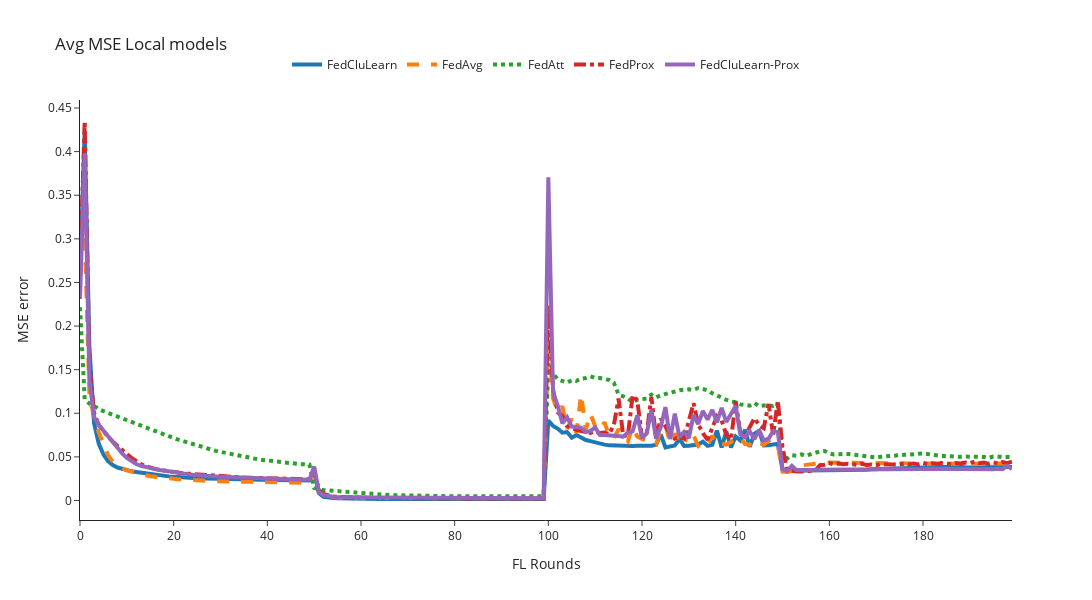

The code cell stored with this chart in its notebook:
### Code cell
mse_column = 'mse'
n_rounds, y = preprocessing_results(filenames=local_filenames, mse_column=mse_column)
plot_plotly(n_rounds, y, title='Avg MSE Local models', y_axis_title=f'{mse_column.upper()} error', y_axis_max=0.3)

### Figure 1 — Plotly figure (JSON) as saved in the notebook; plotly's stock layout.template omitted (floating-point values rounded to 4 significant figures; data arrays with more than 128 entries replaced by an {"elided": "..."} marker saying what was removed)
{"data": [{"line": {"dash": "solid", "width": 4}, "mode": "lines", "name": "FedCluLearn", "type": "scatter", "x": {"elided": "201 int values"}, "y": {"elided": "200 float values"}}, {"line": {"dash": "dash", "width": 4}, "mode": "lines", "name": "FedAvg", "type": "scatter", "x": {"elided": "201 int values"}, "y": {"elided": "200 float values"}}, {"line": {"dash": "dot", "width": 4}, "mode": "lines", "name": "FedAtt", "type": "scatter", "x": {"elided": "201 int values"}, "y": {"elided": "200 float values"}}, {"line": {"dash": "dashdot", "width": 4}, "mode": "lines", "name": "FedProx", "type": "scatter", "x": {"elided": "201 int values"}, "y": {"elided": "200 float values"}}, {"line": {"dash": "solid", "width": 4}, "mode": "lines", "name": "FedCluLearn-Prox", "type": "scatter", "x": {"elided": "201 int values"}, "y": {"elided": "200 float values"}}], "layout": {"height": 600, "legend": {"orientation": "h", "x": 0.5, "xanchor": "center", "y": 1.05, "yanchor": "bottom"}, "title": {"text": "Avg MSE Local models"}, "width": 1200, "xaxis": {"autorange": true, "range": [0, 199], "title": {"text": "FL Rounds"}, "type": "linear"}, "yaxis": {"autorange": true, "range": [-0.02235, 0.4592], "title": {"text": "MSE error"}, "type": "linear"}}}
